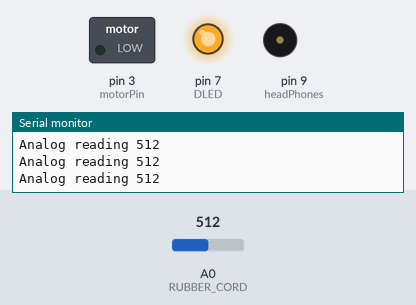
Bench run of a sketch on a simulated Arduino Uno, built with avr-gcc and run on an emulated ATmega328P. Shown: switched loads named in the sketch (green lamp = pin HIGH), output pins drawn as LEDs (lit = HIGH), buzzer (waves = sounding), the last lines printed to the serial monitor. Inputs (shaded band) come from the test bench; at power-on: A0 (RUBBER_CORD) = 512.

Above: at 1.2 s.
1.3 s: A0 (RUBBER_CORD) set to 854
2.8 s: A0 (RUBBER_CORD) set to 885
At 2.9 s:
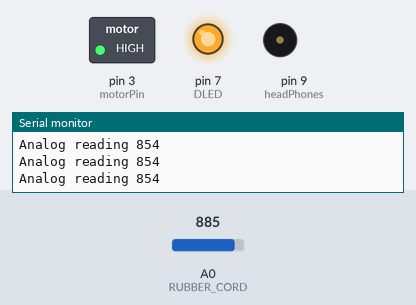
5.8 s: A0 (RUBBER_CORD) set to 860
At 6.7 s:
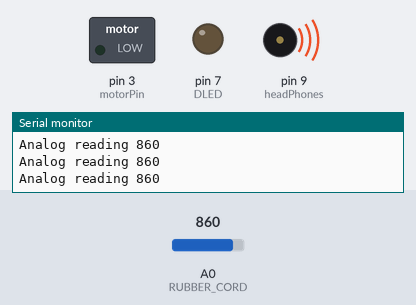
7.9 s: A0 (RUBBER_CORD) set to 880
At 22.47 s:
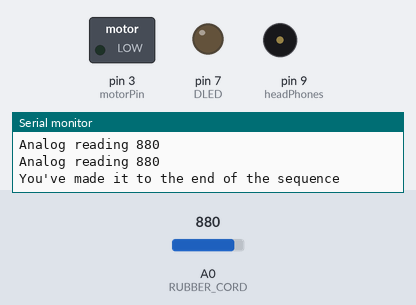
Timing chart, 0 to 24.1 s (numbered marks = the images above; inputs shaded):
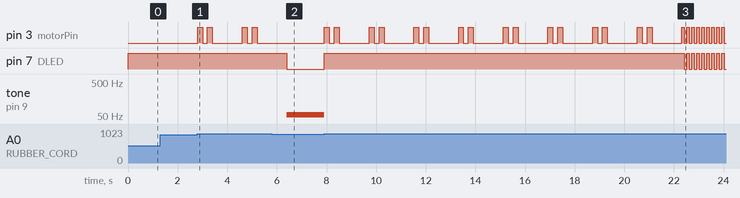

Measured:
- the behaviour switches between 870 and 871 on A0 (RUBBER_CORD) (found by bisection; images 0 and 1)
- after the input at 2.8 s, pin 3 (motorPin): LOW → HIGH at once, → LOW 0.20 s later, → HIGH 0.20 s later, → LOW 0.20 s later, … (8 changes in this stretch)
- after the input at 5.8 s, pin 3 (motorPin): stops changing and stays LOW; pin 7 (DLED): HIGH → LOW after 0.60 s; tone on pin 9 (headPhones): silent → 55 Hz after 0.60 s
- after the input at 7.9 s, pin 3 (motorPin): LOW → HIGH at once, → LOW 0.20 s later, → HIGH 0.20 s later, → LOW 0.20 s later, … (50 changes in this stretch); pin 7 (DLED): LOW → HIGH at once, then repeats every 0.20 s: LOW 0.10 s, HIGH 0.10 s; tone on pin 9 (headPhones): 55 Hz → silent at once

The sketch:

hapFreq.ino
```cpp
#include "pitches.h"

#define RESISTOR 10000 // Same value as resistor
#define RUBBER_CORD A0
#define DLED 7

const int threshold = 870;  // an arbitrary threshold level that's in the range of the analog input

const int motorPin = 3;
const int headPhones = 9;
const int maxNotes = 10;

// notes array
int notes[10]={NOTE_B0,NOTE_E1,NOTE_A1,NOTE_E5,NOTE_FS6,NOTE_GS7,NOTE_CS8,NOTE_B7,NOTE_CS7,NOTE_FS6};

// current note
int currentNote = 0;

// Stretch Sensor
int ambiguousVal;
int raw = 0; // Raw input value
int vin = 5; // Store input voltage - 5
float vout = 0; // Store output voltage
float resistor = 10; // Variable to store the resistor value
float buffer = 0; // Buffer variable for calculation

void(* resetFunc) (void) = 0; // Decleares reset function at address 0

void setup() { // Runs once, and sets pins to OUTPUT
  pinMode(DLED, OUTPUT);
  pinMode(motorPin, OUTPUT);
  pinMode(headPhones, OUTPUT);
  Serial.begin(9600);
}

void vibeSound() {
  int analogValue = analogRead(RUBBER_CORD); // read the value of the sensor (potentiometer)

  if (currentNote < maxNotes) { // Current chosen note is less then 9
    if (analogValue > threshold) { // Turn on the LED, motor vibrates, and pause audio output
      noTone(headPhones);
      currentNote++; // Increments through the array
      digitalWrite(DLED, HIGH); // Ardunio LED

        // Vibrate Motors
        int i=0;
        do {
          i++;
          digitalWrite(motorPin, HIGH); //vibrate
          delay(200);  // delay 0.2 second
          digitalWrite(motorPin, LOW);  //stop vibrating
          delay(200); //delay 0.2 second
        }
        while(i<2);
        delay (1000); // delay 1 second between vibrations
      }

      else if (currentNote < 1) { // Idles the program with LED on (Wait state). No sound
        digitalWrite(DLED, HIGH); // Ardunio LED
      }

      else { // Play current note and turn off LED
        tone(headPhones, notes[currentNote]);
        digitalWrite(DLED, LOW);
      }
    }
    else {
      Serial.println("You've made it to the end of the sequence");

        // Vibrate Motors and blink LED
        int j=0;
        do {
          j++;
          digitalWrite(motorPin, HIGH); //vibrate
          digitalWrite(DLED, HIGH); // Ardunio LED
          delay(100);  // delay 0.1 second
          digitalWrite(motorPin, LOW); // stop vibrating
          digitalWrite(DLED, LOW); // Ardunio LED
          delay(100); //delay 0.1 second
        }
        while(j<12); // Vibrates sequence 12 times upon victory
        delay(2000); // Take 2 seconds to reset
      resetFunc(); // Resets the ardunio through code
    }
}

void stretchSensor() {
  ambiguousVal = analogRead(RUBBER_CORD); // Read the value that calculates the voltage
  vout = (5.0 / 1023.0) * ambiguousVal; // Displays 1023 as voltage
  buffer = (vin / vout) - 1;

  Serial.print("Analog reading ");
  Serial.println(ambiguousVal); // Outputs the ambiguous (0-1024) value

  // Serial.print("Voltage: ");
  // Serial.println(vout); // Outputs the volts

  // Serial.print("Resistance: ");
  // Serial.println(resistor); // Outputs the ohms

  // delay(1000);
}

void loop() { // Runs over and over
  vibeSound(); // Calls the vibeSound function
  stretchSensor(); // Calls the stretchSensor function
}
```

pitches.h
```cpp
/*************************************************
 * Public Constants
 *************************************************/

#define NOTE_B0  31
#define NOTE_C1  33
#define NOTE_CS1 35
#define NOTE_D1  37
#define NOTE_DS1 39
#define NOTE_E1  41
#define NOTE_F1  44
#define NOTE_FS1 46
#define NOTE_G1  49
#define NOTE_GS1 52
#define NOTE_A1  55
#define NOTE_AS1 58
#define NOTE_B1  62
#define NOTE_C2  65
#define NOTE_CS2 69
#define NOTE_D2  73
#define NOTE_DS2 78
#define NOTE_E2  82
#define NOTE_F2  87
#define NOTE_FS2 93
#define NOTE_G2  98
#define NOTE_GS2 104
#define NOTE_A2  110
#define NOTE_AS2 117
#define NOTE_B2  123
#define NOTE_C3  131
#define NOTE_CS3 139
#define NOTE_D3  147
#define NOTE_DS3 156
#define NOTE_E3  165
#define NOTE_F3  175
#define NOTE_FS3 185
#define NOTE_G3  196
#define NOTE_GS3 208
#define NOTE_A3  220
#define NOTE_AS3 233
#define NOTE_B3  247
#define NOTE_C4  262
#define NOTE_CS4 277
#define NOTE_D4  294
#define NOTE_DS4 311
#define NOTE_E4  330
#define NOTE_F4  349
#define NOTE_FS4 370
#define NOTE_G4  392
#define NOTE_GS4 415
#define NOTE_A4  440
#define NOTE_AS4 466
#define NOTE_B4  494
#define NOTE_C5  523
#define NOTE_CS5 554
#define NOTE_D5  587
#define NOTE_DS5 622
#define NOTE_E5  659
#define NOTE_F5  698
#define NOTE_FS5 740
#define NOTE_G5  784
#define NOTE_GS5 831
#define NOTE_A5  880
#define NOTE_AS5 932
#define NOTE_B5  988
#define NOTE_C6  1047
#define NOTE_CS6 1109
#define NOTE_D6  1175
#define NOTE_DS6 1245
#define NOTE_E6  1319
#define NOTE_F6  1397
#define NOTE_FS6 1480
#define NOTE_G6  1568
#define NOTE_GS6 1661
#define NOTE_A6  1760
#define NOTE_AS6 1865
#define NOTE_B6  1976
#define NOTE_C7  2093
#define NOTE_CS7 2217
#define NOTE_D7  2349
#define NOTE_DS7 2489
#define NOTE_E7  2637
#define NOTE_F7  2794
#define NOTE_FS7 2960
#define NOTE_G7  3136
#define NOTE_GS7 3322
#define NOTE_A7  3520
#define NOTE_AS7 3729
#define NOTE_B7  3951
#define NOTE_C8  4186
#define NOTE_CS8 4435
#define NOTE_D8  4699
#define NOTE_DS8 4978
```
